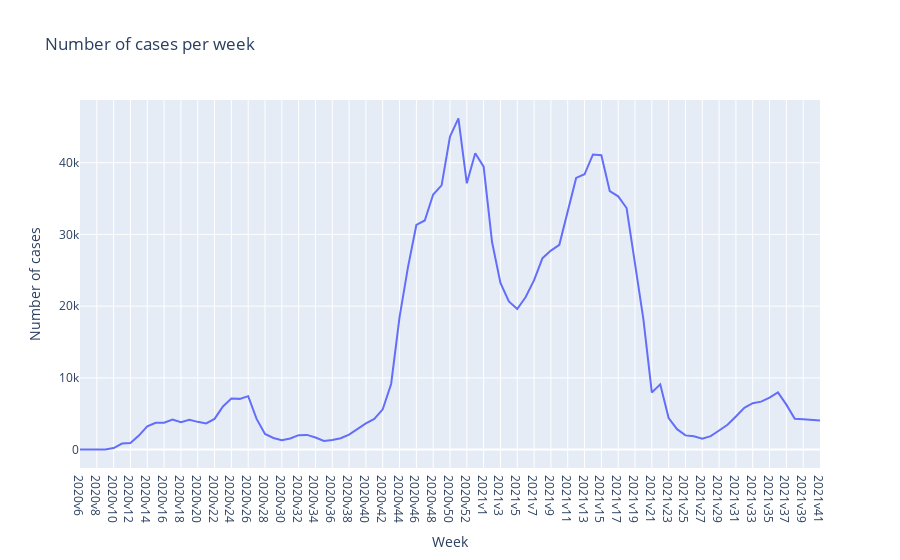

The notebook cell this image was saved under:
### Code cell
## Plot for number of cases in plotly express
fig = px.line(covid19_cases, x="Vecka", y="Antal_fall_vecka", title="Number of cases per week",
            labels={"Vecka": "Week", "Antal_fall_vecka": "Number of cases"})
fig.update_layout(hovermode="x")
fig.update_xaxes(
    showspikes=True,
    spikedash="solid"
)
fig.show()

### Figure 1 — Plotly figure (JSON) as saved in the notebook; plotly's stock layout.template omitted (floating-point values rounded to 4 significant figures)
{"data": [{"hovertemplate": "Week=%{x}<br>Number of cases=%{y}<extra></extra>", "legendgroup": "", "line": {"color": "#636efa", "dash": "solid"}, "marker": {"symbol": "circle"}, "mode": "lines", "name": "", "orientation": "v", "showlegend": false, "type": "scatter", "x": ["2020v6", "2020v7", "2020v8", "2020v9", "2020v10", "2020v11", "2020v12", "2020v13", "2020v14", "2020v15", "2020v16", "2020v17", "2020v18", "2020v19", "2020v20", "2020v21", "2020v22", "2020v23", "2020v24", "2020v25", "2020v26", "2020v27", "2020v28", "2020v29", "2020v30", "2020v31", "2020v32", "2020v33", "2020v34", "2020v35", "2020v36", "2020v37", "2020v38", "2020v39", "2020v40", "2020v41", "2020v42", "2020v43", "2020v44", "2020v45", "2020v46", "2020v47", "2020v48", "2020v49", "2020v50", "2020v51", "2020v52", "2020v53", "2021v1", "2021v2", "2021v3", "2021v4", "2021v5", "2021v6", "2021v7", "2021v8", "2021v9", "2021v10", "2021v11", "2021v12", "2021v13", "2021v14", "2021v15", "2021v16", "2021v17", "2021v18", "2021v19", "2021v20", "2021v21", "2021v22", "2021v23", "2021v24", "2021v25", "2021v26", "2021v27", "2021v28", "2021v29", "2021v30", "2021v31", "2021v32", "2021v33", "2021v34", "2021v35", "2021v36", "2021v37", "2021v38", "2021v39", "2021v40", "2021v41"], "xaxis": "x", "y": [1, 0, 0, 13, 211, 838, 924, 1957, 3229, 3740, 3752, 4203, 3832, 4153, 3869, 3659, 4280, 6021, 7123, 7073, 7455, 4279, 2179, 1622, 1316, 1556, 2014, 2052, 1687, 1200, 1332, 1592, 2080, 2919, 3642, 4278, 5620, 9155, 18474, 25405, 31319, 31944, 35560, 36837, 43631, 46177, 37134, 41323, 39455, 28942, 23230, 20660, 19605, 21283, 23615, 26690, 27748, 28555, 33033, 37881, 38386, 41147, 41038, 36032, 35306, 33680, 25916, 18169, 7974, 9094, 4394, 2848, 1982, 1869, 1514, 1881, 2662, 3459, 4608, 5820, 6466, 6688, 7236, 7972, 6266, 4298, 4241, 4141, 4062], "yaxis": "y"}], "layout": {"hovermode": "x", "legend": {"tracegroupgap": 0}, "title": {"text": "Number of cases per week"}, "xaxis": {"anchor": "y", "domain": [0, 1], "showspikes": true, "spikedash": "solid", "title": {"text": "Week"}}, "yaxis": {"anchor": "x", "domain": [0, 1], "title": {"text": "Number of cases"}}}}
